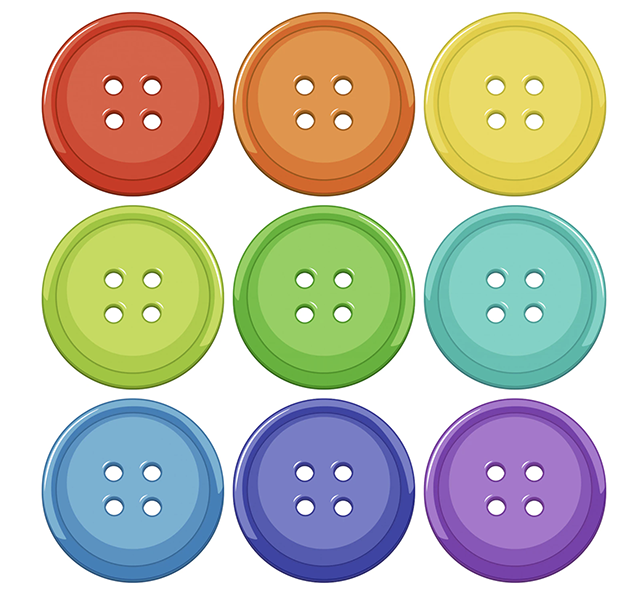
#> input picture tp3/images/buttons.png, 640 x 597 px
$ python grabcut.py
#> lines starting #> are read from the running program, lines starting #| are printed output that depends on the picture; after the words box and inside, x2 and y2 are one past the last pixel; in counts of white or black regions, pixels touching at a corner belong together
### utils/shape.py
import numpy as np

from tp2.descriptor import get_label
from utils.contours import *


class Shape:
    def __init__(self, name, contour, frame):
        self.name = name
        self.contour = contour
        self.frame = frame
        self.match = False

    # [34 lines left out: functions show, draw, compare, predict, not called in this run]


def create_shape_from_image(name, path):
#> called with name = 'Buttons', path = './images/buttons.png'
    frame = cv2.imread(path)
#> frame is the input picture: shape (597, 640, 3); mean B, G, R 176.6, 193.2, 195.5
    gray_frame = apply_color_convertion(frame, cv2.COLOR_RGB2GRAY)
    threshold_frame = apply_threshold(gray_frame, None)
    noise_frame = apply_noise(threshold_frame, None)

    return Shape(name, get_contours(noise_frame, None)[0], frame)


# [8 lines left out: function create_shapes_from_contours, not called in this run]

### utils/image_operations.py
import numpy as np
from PIL import ImageColor

from utils.colors import *
from utils.trackbar import *

threshold_max_value = 151
noise_max_value = 10

def apply_color_convertion(frame, color):
#> called with color = 7
    return cv2.cvtColor(frame, color)
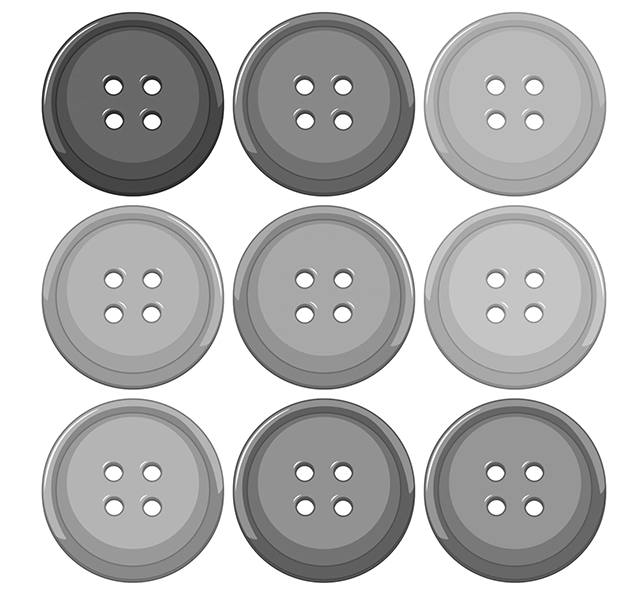
#> returned value: shape (597, 640); min 9, max 255, mean 188.5


def apply_threshold(frame, threshold_value):
    if threshold_value is None:
        threshold_value = threshold_max_value

    # _, f = cv2.threshold(frame,
    #                      trackbar_value,
    #                      threshold_max_value,
    #                      cv2.THRESH_BINARY + cv2.THRESH_OTSU)

    f = cv2.adaptiveThreshold(frame, threshold_max_value, cv2.ADAPTIVE_THRESH_GAUSSIAN_C, cv2.THRESH_BINARY_INV,
                              threshold_value,
                              10)
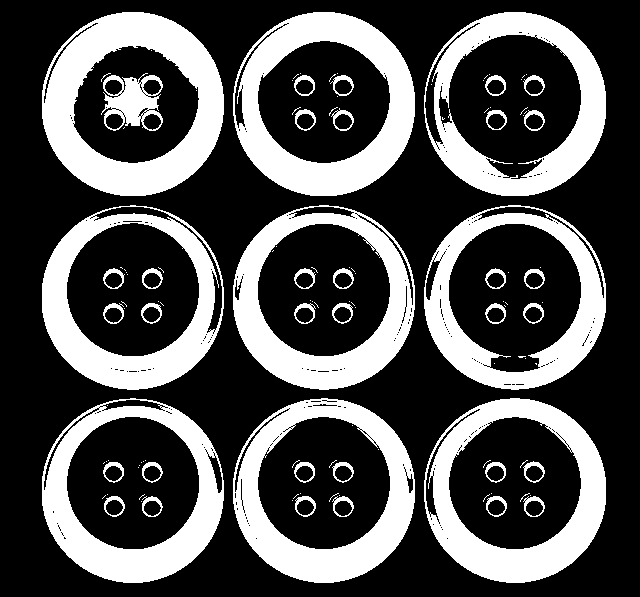
#> f: shape (597, 640); values 0 (black) and 151 (white), 31.6% white; 126 white regions (84 under 20 px), largest, box (x1, y1, x2, y2) and area: (42, 12, 224, 196) 15409, (233, 12, 415, 196) 13887, (424, 398, 606, 583) 12718
    return f


def apply_noise(frame, noise_value):
    if noise_value is None:
        noise_value = noise_max_value

    kernel = cv2.getStructuringElement(cv2.MORPH_ELLIPSE, (noise_value, noise_value))
    opening = cv2.morphologyEx(frame, cv2.MORPH_OPEN, kernel)
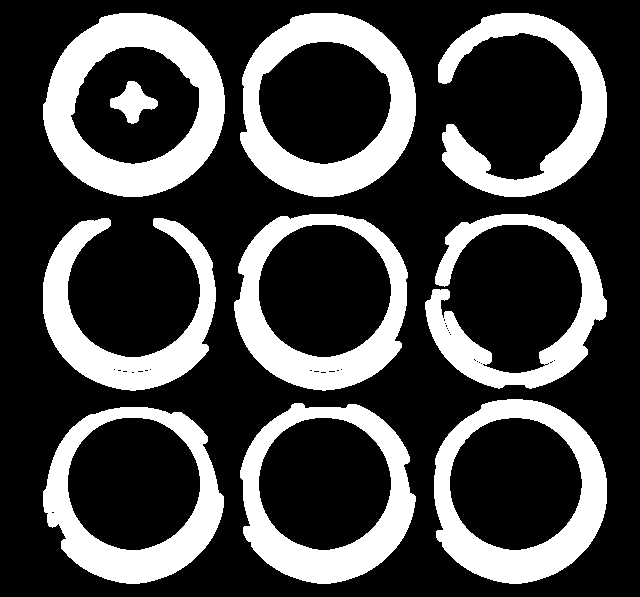
#> opening: shape (597, 640); values 0 (black) and 151 (white), 27.7% white; 10 white regions, largest, box (x1, y1, x2, y2) and area: (43, 13, 225, 197) 15037, (240, 13, 416, 197) 13413, (434, 399, 607, 584) 11969
    closing = cv2.morphologyEx(opening, cv2.MORPH_CLOSE, kernel)
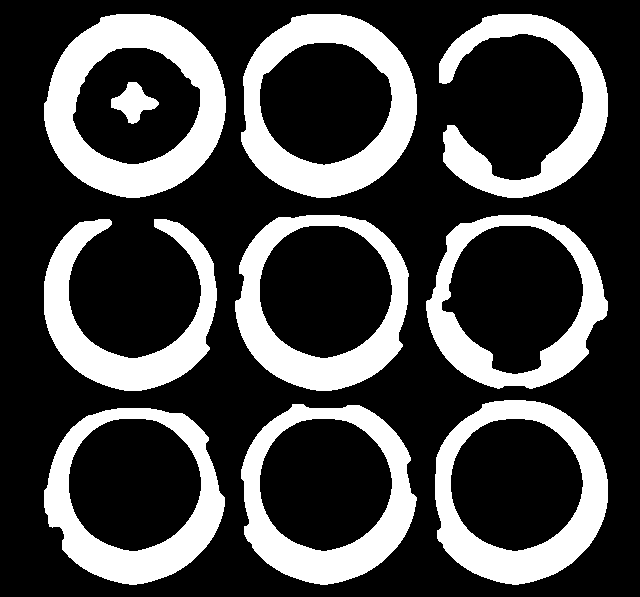
#> closing: shape (597, 640); values 0 (black) and 151 (white), 27.8% white; 10 white regions
    return closing


# [22 lines left out: functions apply_grabcut, apply_watershed, not called in this run]

### utils/contours.py
import glob
from math import copysign, log10

from utils import colors
from utils.image_operations import *


# [21 lines left out: function read_from_images, not called in this run]


def find_contours(frame):
    contours, _ = cv2.findContours(frame, cv2.RETR_EXTERNAL, cv2.CHAIN_APPROX_NONE)
    return contours


def draw_contours(frame, contours, color, thickness):
    cv2.drawContours(frame, contours, -1, color, thickness)
    return frame


# [6 lines left out: function draw_contour_title, not called in this run]


def get_contours(frame, min_area):
    if min_area is None:
        min_area = 10000

    contours, _ = cv2.findContours(frame, cv2.RETR_TREE, cv2.CHAIN_APPROX_NONE)
#> contours = 17 contours; largest, box (x1, y1, x2, y2) and area: (44, 14, 226, 198) 25812, (241, 14, 417, 198) 25442, (435, 400, 608, 585) 25286, (241, 404, 417, 585) 24806, (44, 408, 225, 585) 24606

    return get_biggest_contours(contours, 3, min_area)
    # return contours


def get_biggest_contours(contours, amount, min_area):
    contours = filter(lambda x: (cv2.contourArea(x) >= min_area), contours)
    return sorted(contours, key=cv2.contourArea, reverse=True)[0:amount]


# [7 lines left out: function get_hu_moments, not called in this run]


# [2 lines that do not run on import are left out]

### tp3/grabcut.py
from utils.shape import *

main_window = 'Main Window'
roi_window = 'ROI Window'


def main():
    cv2.namedWindow(main_window)
    cv2.namedWindow(roi_window)

    # 640px x 597px
    shape = create_shape_from_image('Buttons', './images/buttons.png')
#> in __init__, `self.name = name`: self.name = 'Buttons'
#> in __init__, `self.contour = contour`: self.contour = contour of 515 points, box (x1, y1, x2, y2) (44, 14, 226, 198), area 25812

#> (the run stopped early here; a loop or call above may not have finished)
